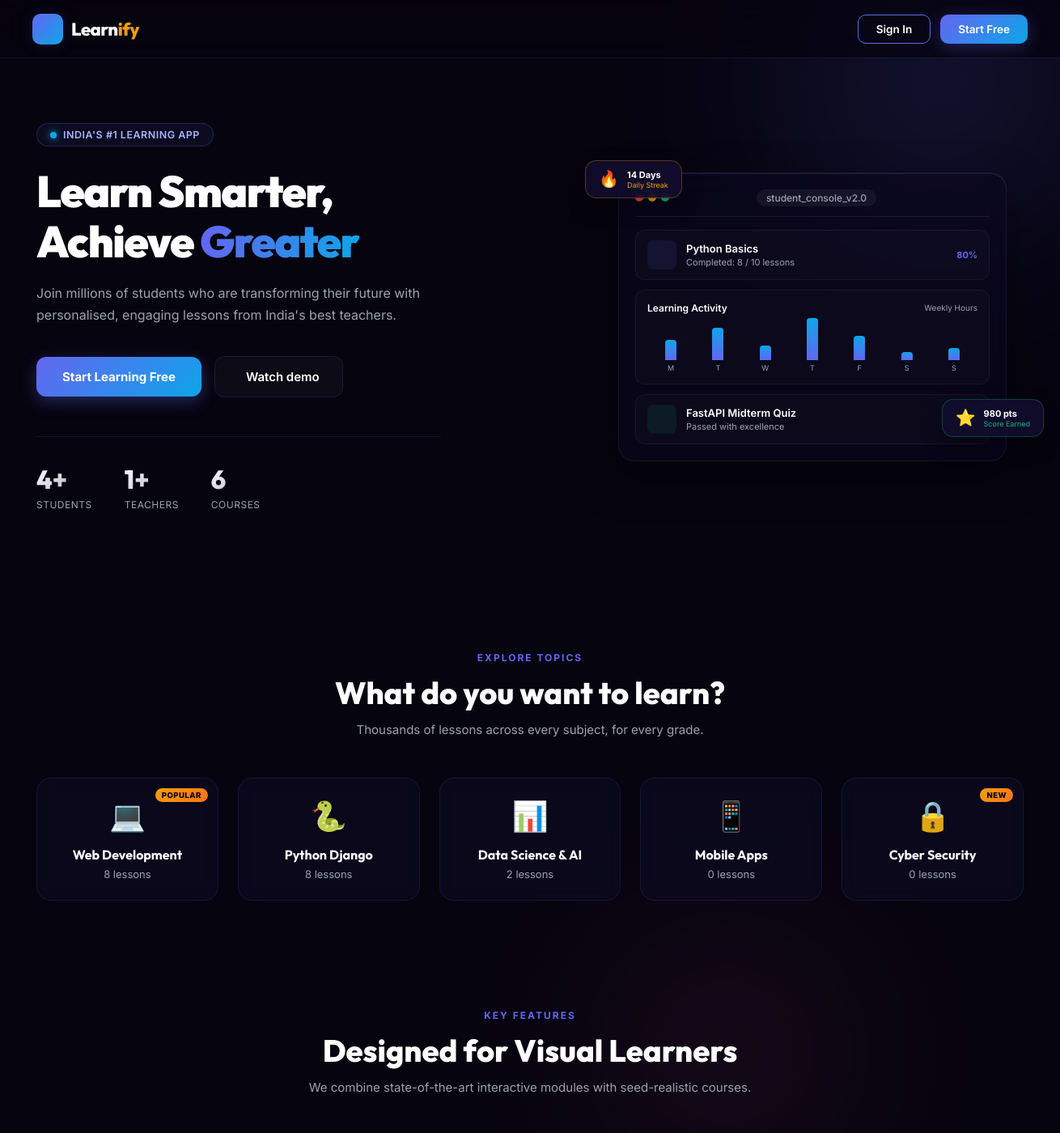
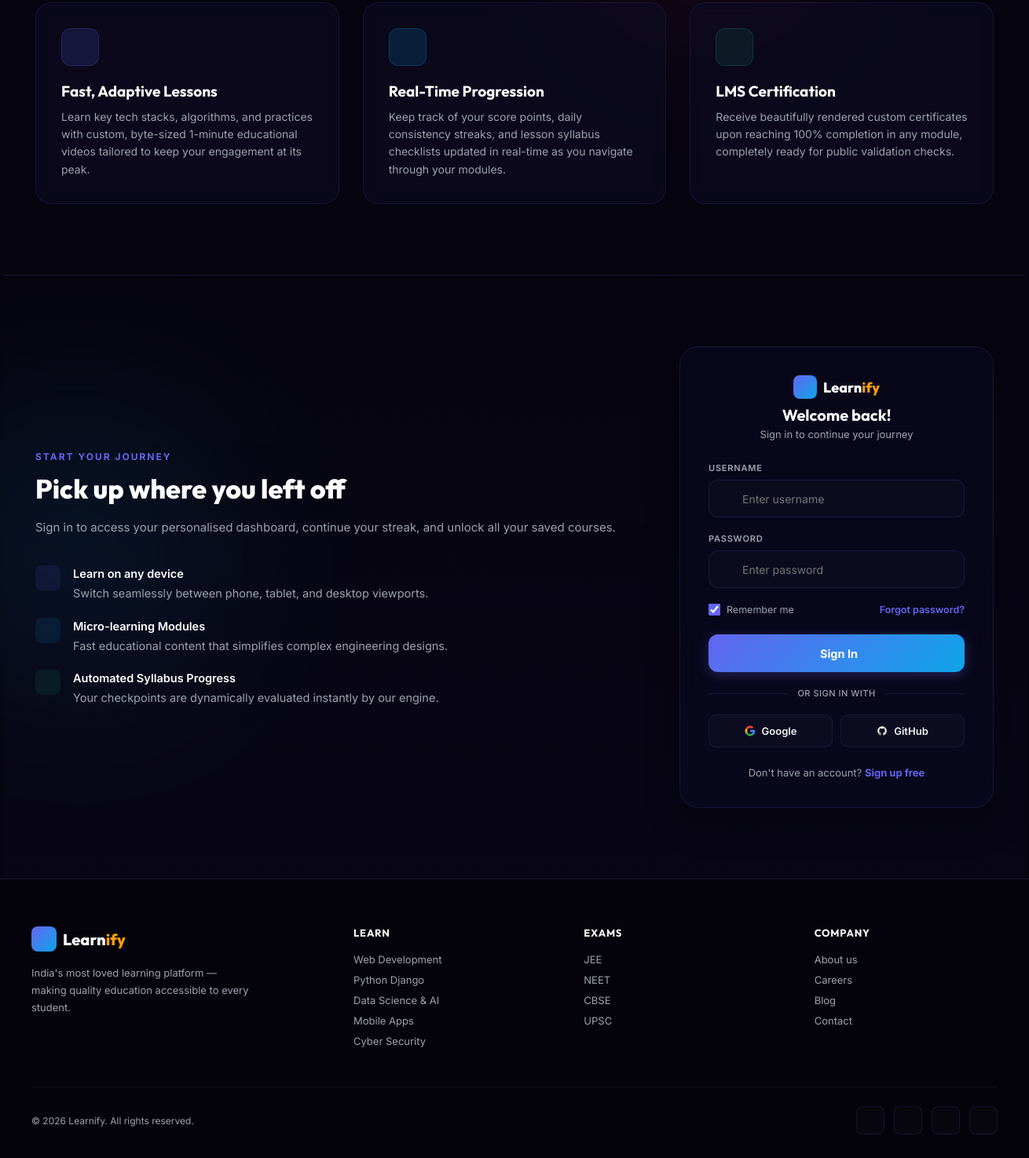
The page / on the database its author committed (2 pictures, top to bottom).
### apps/courses/models.py (models this page shows, shortened)
class CourseCategory(models.Model):
    name = models.CharField(max_length=100, unique=True)
    slug = models.SlugField(max_length=120, unique=True, blank=True)
    description = models.TextField(blank=True)
    icon = models.CharField(max_length=50, default='bi-book', help_text='Bootstrap icons class name like bi-code-slash')
    class Meta:
        verbose_name_plural = "Course Categories"

### apps/courses/views.py (the view)
# urls.py: path('', home_landing, name='home'),
def home_landing(request):
    categories = CourseCategory.objects.all()
    total_students = Student.objects.count()
    total_instructors = Instructor.objects.count()
    total_courses = Course.objects.count()
    category_data = []
    for cat in categories:
        lesson_count = Lesson.objects.filter(course__category=cat).count()
        category_data.append({
            'category': cat,
            'lesson_count': lesson_count
        })
    context = {
        'total_students': total_students,
        'total_instructors': total_instructors,
        'total_courses': total_courses,
        'category_data': category_data,
    }
    return render(request, 'home_landing.html', context)

### templates/home_landing.html (shortened to what this page needs)
{% load static %}
<!DOCTYPE html>
<html lang="en">
<head>
    <link rel="stylesheet" href="https://cdn.jsdelivr.net/npm/@tabler/icons-webfont@latest/tabler-icons.min.css">
    <link rel="stylesheet" href="https://cdn.jsdelivr.net/npm/bootstrap-icons@1.10.5/font/bootstrap-icons.css">
</head>
<body>
<div class="glow-orb orb-1"></div>
<div class="glow-orb orb-2"></div>
<div class="glow-orb orb-3"></div>
<div class="lf-page">
<nav class="lf-nav">
  <a href="{% url 'home' %}" class="lf-nav-logo">
    <div class="lf-nav-logo-icon"></div>
    <span class="lf-nav-logo-text">Learn<span>ify</span></span>
  </a>
  <div class="lf-nav-btns">
    {% if user.is_authenticated %}
      <a href="{% url 'dashboard' %}" class="lf-nav-cta" style="background: linear-gradient(135deg, var(--color-primary), var(--color-secondary));">Dashboard</a>
      <form action="{% url 'accounts:logout' %}" method="post" class="d-inline" id="lf-logout-nav">
        {% csrf_token %}
        <a href="#" onclick="document.getElementById('lf-logout-nav').submit(); return false;" class="lf-nav-login" style="border-color: #ef4444; color: #f87171;">Sign Out</a>
      </form>
    {% else %}
      <a href="{% url 'accounts:login' %}" class="lf-nav-login">Sign In</a>
      <a href="{% url 'accounts:register' %}" class="lf-nav-cta">Start Free</a>
    {% endif %}
  </div>
</nav>
<div class="lf-hero">
  <div class="lf-hero-content">
    <div class="lf-hero-badge">
      <div class="lf-hero-badge-dot"></div>
      <span class="lf-hero-badge-text">India's #1 Learning app</span>
    </div>
    <h1 class="lf-hero-h1">Learn Smarter,<br>Achieve <span>Greater</span></h1>
    <p class="lf-hero-p">Join millions of students who are transforming their future with personalised, engaging lessons from India's best teachers.</p>
    <div class="lf-hero-actions">
      <a href="{% url 'courses:course_list' %}" class="lf-hero-btn-primary">Start Learning Free</a>
      <a href="{% url 'courses:course_list' %}" class="lf-hero-btn-secondary"> Watch demo</a>
    </div>
    <div class="lf-hero-stats">
      <div class="lf-stat">
        <div class="lf-stat-num">{{ total_students|default:"15M" }}+</div>
        <div class="lf-stat-label">Students</div>
      </div>
      <div class="lf-stat">
        <div class="lf-stat-num">{{ total_instructors|default:"1,200" }}+</div>
        <div class="lf-stat-label">Teachers</div>
      </div>
      <div class="lf-stat">
        <div class="lf-stat-num">{{ total_courses|default:"98%" }}</div>
        <div class="lf-stat-label">Courses</div>
      </div>
    </div>
  </div>
  <div class="lf-hero-visual">
    <div class="floating-badge fb-streak">
      <span style="font-size: 20px;">🔥</span>
      <div>
        <div style="font-size: 11px; font-weight: 700; color: #fff;">14 Days</div>
        <div style="font-size: 9px; color: var(--color-amber);">Daily Streak</div>
      </div>
    </div>
    <div class="floating-badge fb-score">
      <span style="font-size: 20px;">⭐</span>
      <div>
        <div style="font-size: 11px; font-weight: 700; color: #fff;">980 pts</div>
        <div style="font-size: 9px; color: var(--color-success);">Score Earned</div>
      </div>
    </div>
    <div class="dashboard-mockup">
      <div class="mockup-header">
        <div class="mockup-dots">
          <div class="mockup-dot red"></div>
          <div class="mockup-dot yellow"></div>
          <div class="mockup-dot green"></div>
        </div>
        <div class="mockup-title">student_console_v2.0</div>
      </div>
      <div class="mockup-grid">
        <div class="mockup-card">
          <div class="mockup-card-left">
            <div class="mockup-card-icon" style="background: rgba(99, 102, 241, 0.1); color: var(--color-primary);"></div>
            <div>
              <div class="mockup-card-title">Python Basics</div>
              <div class="mockup-card-sub">Completed: 8 / 10 lessons</div>
            </div>
          </div>
          <div style="font-size: 11px; font-weight: 700; color: var(--color-primary);">80%</div>
        </div>
        <div class="mockup-chart-card">
          <div class="chart-header">
            <span class="chart-title"> Learning Activity</span>
            <span style="font-size: 10px; color: var(--color-text-muted);">Weekly Hours</span>
          </div>
          <div class="chart-bars">
            <div class="chart-bar-container"><div class="chart-bar" style="height: 25px;"></div><span class="chart-label">M</span></div>
            <div class="chart-bar-container"><div class="chart-bar" style="height: 40px;"></div><span class="chart-label">T</span></div>
            <div class="chart-bar-container"><div class="chart-bar" style="height: 18px;"></div><span class="chart-label">W</span></div>
            <div class="chart-bar-container"><div class="chart-bar" style="height: 52px;"></div><span class="chart-label">T</span></div>
            <div class="chart-bar-container"><div class="chart-bar" style="height: 30px;"></div><span class="chart-label">F</span></div>
            <div class="chart-bar-container"><div class="chart-bar" style="height: 10px;"></div><span class="chart-label">S</span></div>
            <div class="chart-bar-container"><div class="chart-bar" style="height: 15px;"></div><span class="chart-label">S</span></div>
          </div>
        </div>
        <div class="mockup-card">
          <div class="mockup-card-left">
            <div class="mockup-card-icon" style="background: rgba(16, 185, 129, 0.1); color: var(--color-success);"></div>
            <div>
              <div class="mockup-card-title">FastAPI Midterm Quiz</div>
              <div class="mockup-card-sub">Passed with excellence</div>
            </div>
          </div>
          <span style="font-size: 11px; font-weight: 700; color: var(--color-success); background: rgba(16, 185, 129, 0.1); padding: 2px 8px; border-radius: 8px;">A+</span>
        </div>
      </div>
    </div>
  </div>
</div>
<div class="lf-subjects">
  <div class="section-header">
    <div class="lf-section-tag">Explore topics</div>
    <div class="lf-section-title">What do you want to learn?</div>
    <div class="lf-section-sub">Thousands of lessons across every subject, for every grade.</div>
  </div>
  <div class="lf-subjects-grid">
    {% for item in category_data %}
      <a href="{% url 'courses:course_list' %}?category={{ item.category.slug }}" class="lf-subject-card">
        <span class="lf-sub-emoji">
          {% if item.category.name == 'Web Development' %}💻
          {% elif item.category.name == 'Python Django' %}🐍
          {% elif item.category.name == 'Data Science & AI' %}📊
          {% elif item.category.name == 'Mobile Apps' %}📱
          {% elif item.category.name == 'Cyber Security' %}🔒
          {% else %}📖{% endif %}
        </span>
        <div class="lf-sub-name">{{ item.category.name }}</div>
        <div class="lf-sub-count">{{ item.lesson_count }} lessons</div>
        {% if forloop.first %}
          <div class="lf-sub-badge">Popular</div>
        {% elif forloop.last %}
          <div class="lf-sub-badge">New</div>
        {% endif %}
      </a>
    {% endfor %}
  </div>
</div>
<div class="lf-features-section">
  <div class="section-header">
    <div class="lf-section-tag">Key Features</div>
    <div class="lf-section-title">Designed for Visual Learners</div>
    <div class="lf-section-sub">We combine state-of-the-art interactive modules with seed-realistic courses.</div>
  </div>
  <div class="features-grid">
    <div class="feature-card">
      <div class="feature-icon-wrapper"></div>
      <div class="feature-title">Fast, Adaptive Lessons</div>
      <div class="feature-desc">Learn key tech stacks, algorithms, and practices with custom, byte-sized 1-minute educational videos tailored to keep your engagement at its peak.</div>
    </div>
    <div class="feature-card">
      <div class="feature-icon-wrapper"></div>
      <div class="feature-title">Real-Time Progression</div>
      <div class="feature-desc">Keep track of your score points, daily consistency streaks, and lesson syllabus checklists updated in real-time as you navigate through your modules.</div>
    </div>
    <div class="feature-card">
      <div class="feature-icon-wrapper"></div>
      <div class="feature-title">LMS Certification</div>
      <div class="feature-desc">Receive beautifully rendered custom certificates upon reaching 100% completion in any module, completely ready for public validation checks.</div>
    </div>
  </div>
</div>
<div class="lf-login-section">
  <div class="lf-login-left">
    <div class="lf-section-tag">Start Your Journey</div>
    <div class="lf-login-left-title">Pick up where you left off</div>
    <div class="lf-login-left-sub">Sign in to access your personalised dashboard, continue your streak, and unlock all your saved courses.</div>
    <div class="lf-bullet-features">
      <div class="lf-bullet-item">
        <div class="lf-bullet-icon" style="background: rgba(99,102,241,0.1); color: var(--color-primary);"></div>
        <div class="lf-bullet-text"><strong>Learn on any device</strong>Switch seamlessly between phone, tablet, and desktop viewports.</div>
      </div>
      <div class="lf-bullet-item">
        <div class="lf-bullet-icon" style="background: rgba(14,165,233,0.1); color: var(--color-secondary);"></div>
        <div class="lf-bullet-text"><strong>Micro-learning Modules</strong>Fast educational content that simplifies complex engineering designs.</div>
      </div>
      <div class="lf-bullet-item">
        <div class="lf-bullet-icon" style="background: rgba(16,185,129,0.1); color: var(--color-success);"></div>
        <div class="lf-bullet-text"><strong>Automated Syllabus Progress</strong>Your checkpoints are dynamically evaluated instantly by our engine.</div>
      </div>
    </div>
  </div>
  <div class="lf-login-form-wrap">
    {% if user.is_authenticated %}
      <div class="lf-form-card" style="text-align: center;">
        <div class="lf-form-logo" style="margin-bottom: 24px;">
          <div class="lf-form-logo-icon"><i class="ti ti-rocket" aria-hidden="true"></i></div>
          <span class="lf-form-logo-text">Learn<span>ify</span></span>
        </div>
        <div style="font-size: 48px; margin-bottom: 20px; animation: floatCard1 4s ease-in-out infinite;">👋</div>
        <h4 class="lf-form-title" style="margin-bottom: 8px;">Welcome back!</h4>
        <p class="lf-form-sub" style="margin-bottom: 32px;">
            Logged in as <strong>{{ user.get_full_name|default:user.username }}</strong> ({{ user.get_role_display }})
        </p>
        <a href="{% url 'dashboard' %}" class="lf-submit-btn" style="text-decoration: none; margin-bottom: 16px;">
          <span class="lf-btn-label"><i class="ti ti-dashboard" aria-hidden="true" style="margin-right: 6px;"></i> Go to Dashboard</span>
        </a>
        <form action="{% url 'accounts:logout' %}" method="post" id="lf-logout-card">
          {% csrf_token %}
          <button type="submit" class="lf-social-card" style="width: 100%; border-color: rgba(239, 68, 68, 0.4); color: #f87171;">
            <i class="ti ti-logout" aria-hidden="true"></i> Sign Out
          </button>
        </form>
      </div>
    {% else %}
      <div class="lf-form-card">
        <div class="lf-form-header">
          <div class="lf-form-logo">
            <div class="lf-form-logo-icon"></div>
            <span class="lf-form-logo-text">Learn<span>ify</span></span>
          </div>
          <div class="lf-form-title">Welcome back!</div>
          <div class="lf-form-sub">Sign in to continue your journey</div>
        </div>
        <form method="post" action="{% url 'accounts:login' %}">
          <div class="lf-field-group">
            <label class="lf-field-label" for="username">Username</label>
            <div class="lf-input-container">
              <input class="lf-field-input" type="text" name="username" id="username" placeholder="Enter username" autocomplete="username" required />
            </div>
          </div>
          <div class="lf-field-group">
            <label class="lf-field-label" for="password">Password</label>
            <div class="lf-input-container">
              <input class="lf-field-input" type="password" name="password" id="password" placeholder="Enter password" autocomplete="current-password" required />
            </div>
          </div>
          <div class="lf-form-row">
            <label class="lf-check-row">
              <input type="checkbox" class="lf-check-input" id="remember" checked />
              <span class="lf-check-txt">Remember me</span>
            </label>
            <button type="button" class="lf-forgot-link">Forgot password?</button>
          </div>
          <button class="lf-submit-btn" type="submit">
            <span class="lf-btn-label"> Sign In</span>
          </button>
        </form>
        <div class="lf-divider-row"><div class="lf-div-line"></div><span class="lf-div-text">or sign in with</span><div class="lf-div-line"></div></div>
        <div class="lf-social-row">
          <button class="lf-social-card" type="button">
            Google
          </button>
          <button class="lf-social-card" type="button">
            GitHub
          </button>
        </div>
        <div class="lf-signup-row">Don't have an account? <a class="lf-signup-link" href="{% url 'accounts:register' %}">Sign up free</a></div>
      </div>
    {% endif %}
  </div>
</div>
<footer class="lf-footer">
  <div class="lf-footer-top">
    <div class="lf-footer-brand">
      <div class="lf-footer-logo">
        <div class="lf-footer-logo-icon"></div>
        <span class="lf-footer-logo-text">Learn<span>ify</span></span>
      </div>
      <div class="lf-footer-desc">India's most loved learning platform — making quality education accessible to every student.</div>
    </div>
    <div class="lf-footer-col">
      <div class="lf-footer-col-title">Learn</div>
      {% for item in category_data %}
        <a href="{% url 'courses:course_list' %}?category={{ item.category.slug }}" class="lf-footer-col-link">{{ item.category.name }}</a>
      {% empty %}
        <a class="lf-footer-col-link">Web Development</a>
        <a class="lf-footer-col-link">Python Django</a>
        <a class="lf-footer-col-link">Data Science & AI</a>
      {% endfor %}
    </div>
    <div class="lf-footer-col">
      <div class="lf-footer-col-title">Exams</div>
      <a class="lf-footer-col-link">JEE</a>
      <a class="lf-footer-col-link">NEET</a>
      <a class="lf-footer-col-link">CBSE</a>
      <a class="lf-footer-col-link">UPSC</a>
    </div>
    <div class="lf-footer-col">
      <div class="lf-footer-col-title">Company</div>
      <a class="lf-footer-col-link">About us</a>
      <a class="lf-footer-col-link">Careers</a>
      <a class="lf-footer-col-link">Blog</a>
      <a class="lf-footer-col-link">Contact</a>
    </div>
  </div>
  <div class="lf-footer-bottom">
    <span class="lf-footer-copy">© 2026 Learnify. All rights reserved.</span>
    <div class="lf-footer-socials">
      <button class="lf-footer-social-btn" aria-label="Twitter"></button>
      <button class="lf-footer-social-btn" aria-label="Instagram"></button>
      <button class="lf-footer-social-btn" aria-label="YouTube"></button>
      <button class="lf-footer-social-btn" aria-label="LinkedIn"></button>
    </div>
  </div>
</footer>
</div>
</body>
</html>

### rows shown on the page
CourseCategory: category.name "Web Development", lesson_count "8", shows "POPULAR"
CourseCategory: category.name "Python Django", lesson_count "8"
CourseCategory: category.name "Data Science & AI", lesson_count "2"
CourseCategory: category.name "Mobile Apps", lesson_count "0"
CourseCategory: category.name "Cyber Security", lesson_count "0", shows "NEW"

### other values the page prints
{{ total_students|default:"15M" }} "4"
{{ total_instructors|default:"1,200" }} "1"
{{ total_courses|default:"98%" }} "6"
